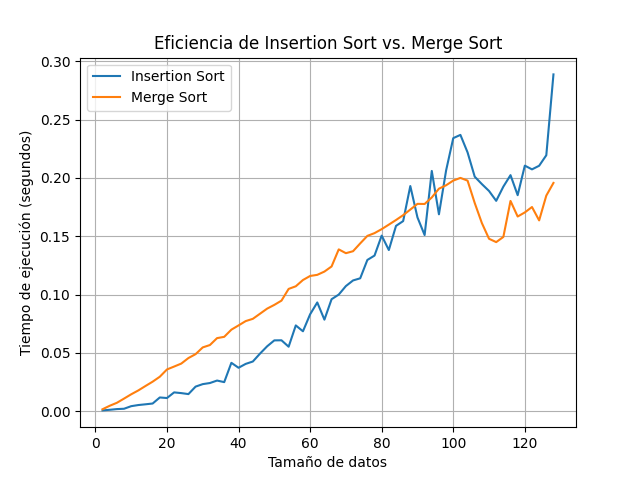

Source code (Python):
import random
import timeit
import matplotlib.pyplot as plt

def insertion_sort(arr):
    for i in range(1, len(arr)):
        current = arr[i]
        j = i - 1
        while j >= 0 and arr[j] > current:
            arr[j + 1] = arr[j]
            j -= 1
        arr[j + 1] = current

def merge(arr, left, middle, right):
    left_copy = arr[left:middle + 1]
    right_copy = arr[middle + 1:right + 1]

    i = 0
    j = 0
    k = left

    while i < len(left_copy) and j < len(right_copy):
        if left_copy[i] <= right_copy[j]:
            arr[k] = left_copy[i]
            i += 1
        else:
            arr[k] = right_copy[j]
            j += 1
        k += 1

    while i < len(left_copy):
        arr[k] = left_copy[i]
        i += 1
        k += 1

    while j < len(right_copy):
        arr[k] = right_copy[j]
        j += 1
        k += 1

def merge_sort(arr, left, right):
    if left < right:
        middle = (left + right) // 2
        merge_sort(arr, left, middle)
        merge_sort(arr, middle + 1, right)
        merge(arr, left, middle, right)

def generate_data_sizes(start, stop, step):
    return list(range(start, stop + 1, step))

def measure_insertion_sort_time(data_size):
    data = [random.randint(0, 1000) for _ in range(data_size)]
    timer = timeit.Timer(lambda: insertion_sort(data.copy()))
    return timer.timeit(number=1000)  # Ejecutar 1000 veces para medir el tiempo

def measure_merge_sort_time(data_size):
    data = [random.randint(0, 1000) for _ in range(data_size)]
    timer = timeit.Timer(lambda: merge_sort(data.copy(), 0, len(data) - 1))
    return timer.timeit(number=1000)  # Ejecutar 1000 veces para medir el tiempo

def main():
    min_data_size = 2
    max_data_size = 128
    step_size = 2

    data_sizes = generate_data_sizes(min_data_size, max_data_size, step_size)
    insertion_sort_times = []
    merge_sort_times = []

    for size in data_sizes:
        insertion_time = measure_insertion_sort_time(size)
        merge_time = measure_merge_sort_time(size)
        insertion_sort_times.append(insertion_time)
        merge_sort_times.append(merge_time)

    plt.plot(data_sizes, insertion_sort_times, label="Insertion Sort")
    plt.plot(data_sizes, merge_sort_times, label="Merge Sort")
    plt.xlabel("Tamaño de datos")
    plt.ylabel("Tiempo de ejecución (segundos)")
    plt.legend()
    plt.title("Eficiencia de Insertion Sort vs. Merge Sort")
    plt.grid(True)
    plt.savefig("grafico.png")


main()
